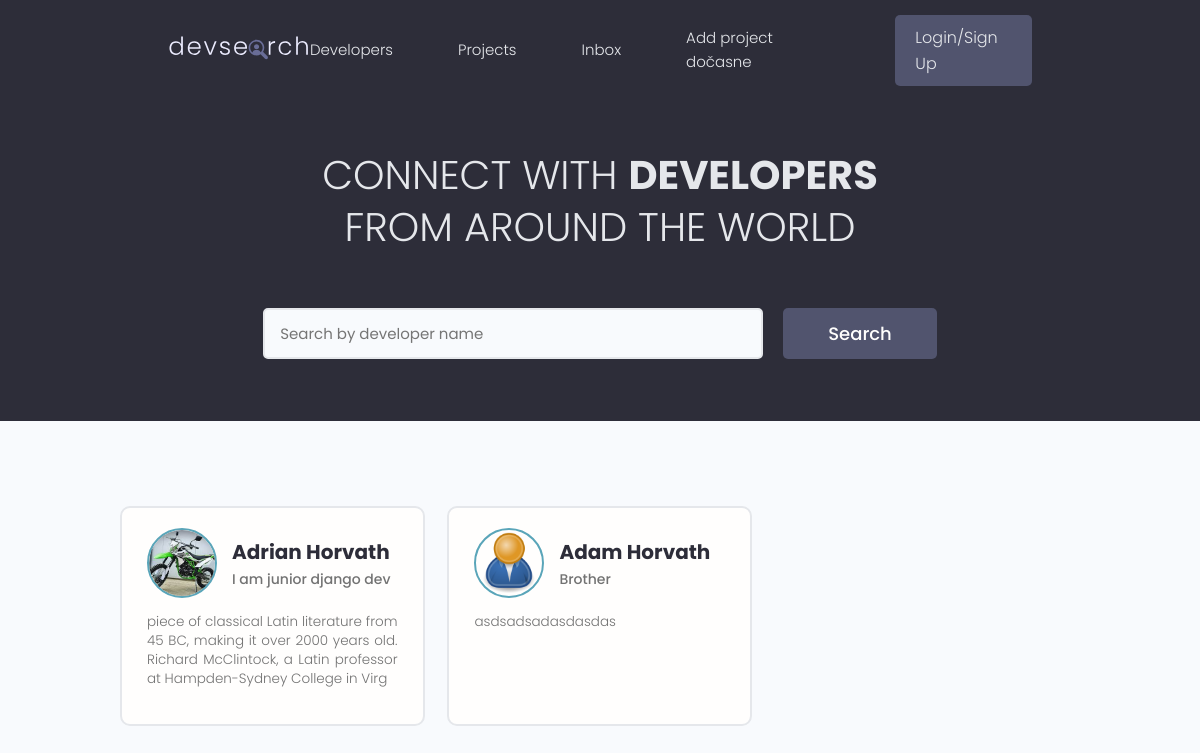
Before: / with the older database file.
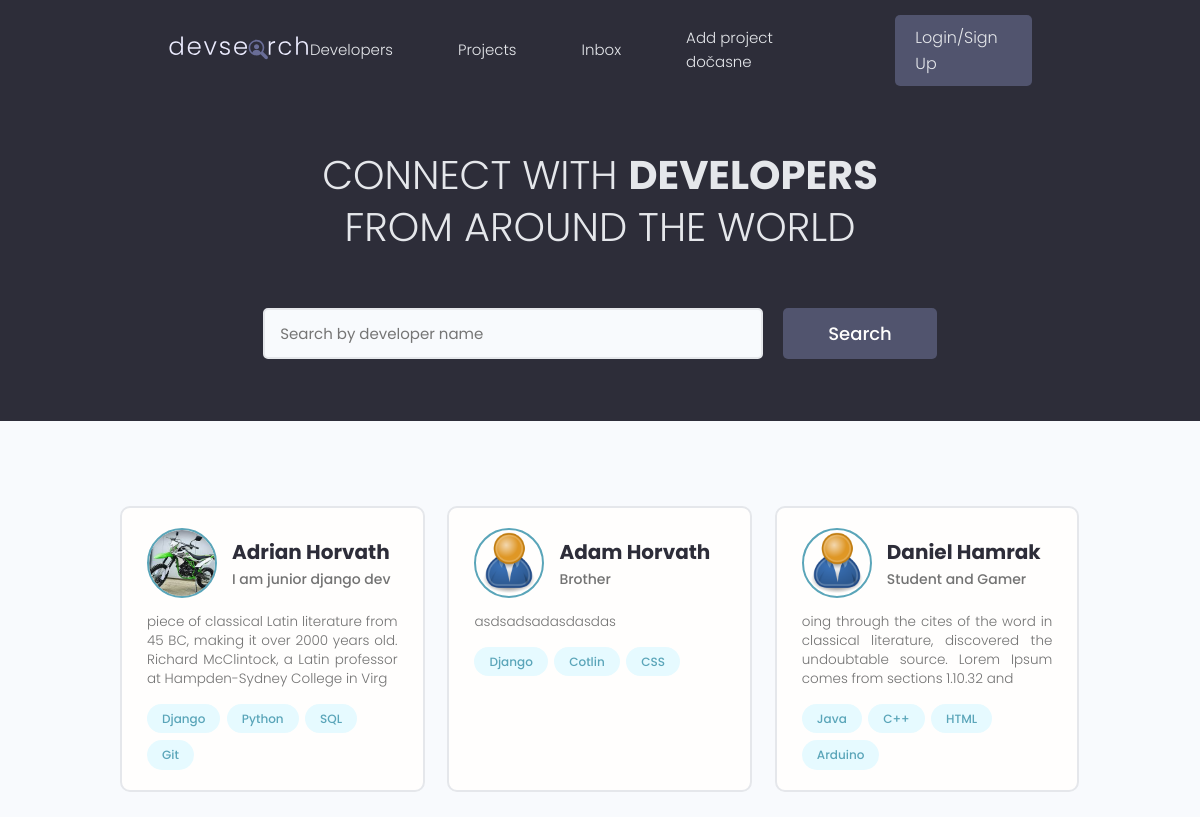
After: the same page with the newer database file.
### users/models.py (models this page shows, shortened)
class Profile(models.Model):
    id = models.UUIDField(default=uuid.uuid4, unique=True,
    primary_key=True, editable=False)
    user = models.OneToOneField(User, on_delete=models.CASCADE, null=True,blank=True)
    name = models.CharField(max_length=200, blank=True, null=True)
    username = models.CharField(max_length=200, blank=True, null=True)
    location = models.CharField(max_length=200, blank=True, null=True)
    email = models.EmailField(max_length=300, null= True, blank=True)
    short_info = models.CharField(max_length=200, blank=True, null=True)
    bio = models.TextField(blank=True, null=True)
    profile_image = models.ImageField(blank=True, null=True, upload_to="profiles/", default="profiles/user-default.png")
    social_github = models.CharField(max_length=200, blank=True, null=True)
    social_twitter = models.CharField(max_length=200, blank=True, null=True)
    social_linkedin = models.CharField(max_length=200, blank=True, null=True)
    social_youtube = models.CharField(max_length=200, blank=True, null=True)
    social_website = models.CharField(max_length=200, blank=True, null=True)
    social_stackoverflow = models.CharField(max_length=200, blank=True, null=True)
    created = models.DateTimeField(auto_now_add=True)

class Skill(models.Model):
    id = models.UUIDField(default=uuid.uuid4, unique=True,
    primary_key=True, editable=False)
    skill = models.ForeignKey(Profile,on_delete=models.CASCADE, null=True, blank=True)
    name = models.CharField(max_length=50, blank=True, null=True)
    description = models.TextField(blank=True, null=True)
    created = models.DateTimeField(auto_now_add=True)

### users/views.py (the view)
# urls.py: path("", views.profiles,name="profiles" ),
def profiles (request):
    profiles= Profile.objects.all()
    context = {"profiles":profiles}
    return render(request, "users/profiles.html", context)

### users/templates/users/profiles.html (shortened to what this page needs)
{% extends 'main.html' %}
{% block content %}
<main class="home">
    <section class="hero-section text-center">
        <div class="container container--narrow">
            <div class="hero-section__box">
                <h2>CONNECT WITH <span>DEVELOPERS</span></h2>
                <h2>FROM AROUND THE WORLD</h2>
            </div>
            <div class="hero-section__search">
                <form class="form" action="#" method="get">
                    <div class="form__field">
                        <input class="input input--text" id="formInput#search" type="text" name="text"
                            placeholder="Search by developer name" />
                    </div>
                    <input class="btn btn--sub btn--lg" type="submit" value="Search" />
                </form>
            </div>
        </div>
    </section>
    <section class="devlist">
        <div class="container">
            <div class="grid grid--three">
                {% for profile in profiles %}
                <div class="column card">
                    <div class="dev">
                        <a href="{% url 'profile' profile.id %}" class="card__body">
                            <div class="dev__profile">
                                <img class="avatar avatar--md" src="{{ profile.profile_image.url }}"
                                    alt="image" />
                                <div class="dev__meta">
                                    <h3>{{ profile.name }}</h3>
                                    <h5>{{ profile.short_info|slice:"60" }}</h5>
                                </div>
                            </div>
                            <p class="dev__info">{{ profile.bio|slice:"150" }}</p>
                            <div class="dev__skills">
                                {% for skill in profile.skill_set.all|slice:"4" %}
                                <span class="tag tag--pill tag--main">
                                    <small>{{ skill.name }}</small>
                                </span>
                                {% endfor %}
                            </div>
                        </a>
                    </div>
                </div>
                {% endfor %}
            </div>
        </div>
    </section>
</main>
{% endblock content %}

### templates/main.html (shortened to what this page needs)
<!DOCTYPE html>
{% load static %}
<html lang="en">
<head>
    <link rel="stylesheet" href="https://cdn.iconmonstr.com/1.3.0/css/iconmonstr-iconic-font.min.css" />
    <link rel="stylesheet" href="{% static 'uikit/styles/uikit.css' %}" />
    <link rel="stylesheet" href="{% static 'styles/app.css' %}" />
</head>
<body>
    {% include "navbar.html" %}
    {% block content %}
    {% endblock content %}
</body>
</html>

### templates/navbar.html (shortened to what this page needs)
{% load static %}
<header class="header">
    <div class="container container--narrow">
        <a href="{% url 'profiles' %}" class="header__logo">
            <img src="{% static 'images/logo.svg' %}" alt="DevSearch Logo" />
        </a>
        <nav class="header__nav">
            <ul class="header__menu">
                <li class="header__menuItem"><a href="{% url 'profiles' %}">Developers</a></li>
                <li class="header__menuItem"><a href="{% url 'projects' %}">Projects</a></li>
                <li class="header__menuItem"><a href="">Inbox</a></li>
                <li class="header__menuItem"><a href="{% url 'create_project' %}">Add project dočasne</a></li>
                <li class="header__menuItem"><a href="" class="btn btn--sub">Login/Sign Up</a></li>
            </ul>
        </nav>
    </div>
</header>

### static/styles/app.css (style rules this page uses)
:root { --color-sub: #2d2d39; }
.btn--sub { background-color: var(--color-sub-light); }
.card { border: 2px solid var(--color-light); }
img { width: 100%; }
.header { position: sticky; z-index: 111; background-color: var(--color-sub); padding: 1.5rem 0; }
.header > .container { display: flex; justify-content: space-between; align-items: center; }
.header__logo > img { height: 3.8rem; }
.header__nav > ul { display: inline-flex; align-items: center; list-style: none; gap: 6.5rem; }
.header__menuItem > a { color: var(--color-light); font-weight: 300; }
.hero-section { height: 40vh; display: flex; align-items: center; background-color: var(--color-sub); }
.hero-section__box { margin-bottom: 4rem; }
.hero-section__box > h2, .hero-section__box > h2 > span { font-size: 4rem; color: var(--color-light); line-height: 1.3; text-transform: uppercase; }
.hero-section__box > h2 { font-weight: 300; }
.hero-section__box > h2 > span { font-weight: 700; }
.hero-section__search > .form { display: flex; align-items: center; justify-content: center; gap: 2rem; }
.hero-section__search > .form input.input--text { width: 50rem; }
.devlist { margin-top: 8rem; }
.devlist .grid { align-items: stretch; }
.devlist .dev .dev__profile { display: flex; align-items: center; gap: 1.5rem; }
.devlist .dev .dev__meta h3 { color: var(--color-sub); font-size: 2rem; font-weight: 700; }
.devlist .dev .dev__meta h5 { color: var(--color-text); font-size: 1.4rem; font-weight: 500; }
.devlist .dev .dev__info { margin: 1.5rem 0; font-size: 1.35rem; line-height: 1.4; text-align: justify; }

### static/uikit/styles/modules/_variables.css (style rules this page uses)
:root { --color-main: #5aa5b9; --color-main-light: #e6faff; --color-sub: #3f4156; --color-sub-light: #51546e; --color-sub-lighter: #ededfd; --color-text: #737373; --color-gray: #8b8b8b; --color-light: #e5e7eb; --color-light-gray: #767676; --color-bg: #f8fafd; --color-white: #fffefd; --color-white-light: #f3f3f3; --color-success: #359e64; --color-success-bg: #def8e8; --color-error: #fc4b0b; --color-error-bg: #fff2ee; --font-base: 'Poppins', arial, helvetica, 'Segoe UI', roboto, ubuntu, sans-serif; --font-monospace: 'Fira Code', 'Courier New', courier, monospace; --font-regular: 300; --font-medium: 500; --font-bold: 700; --generic-shadow: 1px 1px 5px #00000010; --generic-transition: all 0.3s ease-in-out; }

### static/uikit/styles/modules/_base.css (style rules this page uses)
* { margin: 0; padding: 0; box-sizing: border-box; text-rendering: optimizeLegibility; color: inherit; font-size: inherit; }
html { font-size: 50%; }
@media only screen and (min-width: 480px) { html { font-size: 56.25%; } }
@media only screen and (min-width: 1200px) { html { font-size: 62.5%; } }
body { line-height: 1.6; font-weight: 400; font-size: 1.5rem; color: var(--color-text); background-color: var(--color-bg); min-height: 100vh; }

### static/uikit/styles/modules/_typography.css (style rules this page uses)
* { font-family: var(--font-base); }
h2 { font-size: 3.6rem; font-weight: var(--font-bold); }
h3 { font-size: 3.2rem; font-weight: var(--font-medium); }
h5 { font-size: 2.4rem; font-weight: var(--font-medium); }
h5, h6 { font-weight: var(--font-regular); }
p, span, strong { font-size: 1.6rem; color: var(--color-text); font-weight: var(--font-regular); }
a { padding-bottom: 2px; text-decoration: none; display: inline-block; color: var(--color-main); font-weight: var(--font-medium); }

### static/uikit/styles/modules/_utilities.css (style rules this page uses)
.container { width: 92%; max-width: 165rem; margin: 0 auto; box-sizing: border-box; }
.container--narrow { width: 92%; max-width: 120rem; }
@media screen and (min-width: 1000px) { .container { width: 90%; } }
@media screen and (min-width: 1000px) { .container--narrow { width: 85%; } }
@media screen and (min-width: 1200px) { .container { width: 80%; } }
@media screen and (min-width: 1200px) { .container--narrow { width: 72%; } }
.text-center { text-align: center; }

### static/uikit/styles/modules/_avatar.css (style rules this page uses)
.avatar { border-radius: 50%; border: 2px solid var(--color-main); object-fit: cover; }
.avatar--md { height: 7rem; width: 7rem; }

### static/uikit/styles/modules/_button.css (style rules this page uses)
.btn { display: inline-block; position: relative; cursor: pointer; background-color: var(--color-light); font-weight: var(--font-medium); color: var(--color-sub); text-decoration: none; padding: 1rem 2rem; border-radius: 0.5rem; border: none; width: -webkit-fit-content; width: -moz-fit-content; width: fit-content; height: -webkit-fit-content; height: -moz-fit-content; height: fit-content; font-size: 1.6rem; outline-width: 0; outline-color: transparent; -webkit-backface-visibility: hidden; backface-visibility: hidden; transition: all 0.3s ease-in-out; }
.btn--sub { background-color: var(--color-sub); color: var(--color-white); }
.btn--lg { font-size: 1.8rem; padding: 1.2rem 4.5rem; }

Changed rows visible on the page:
added Skill: name "Django", shown under Profile "Adrian Horvath"
added Skill: name "Python", shown under Profile "Adrian Horvath"
added Skill: name "SQL", shown under Profile "Adrian Horvath"
added Skill: name "Git", shown under Profile "Adrian Horvath"
added Skill: name "Django", shown under Profile "Adam Horvath"
added Skill: name "Cotlin", shown under Profile "Adam Horvath"
added Skill: name "CSS", shown under Profile "Adam Horvath"
added Profile: profile_image (placeholder picture), name "Daniel Hamrak", short_info "Student and Gamer", bio "oing through the cites of the word in classical literature, discovered the undoubtable source. Lorem Ipsum comes from sections 1.10.32 and"
added Skill: name "Java", shown under "Daniel Hamrak"
added Skill: name "C++", shown under "Daniel Hamrak"
added Skill: name "HTML", shown under "Daniel Hamrak"
added Skill: name "Arduino", shown under "Daniel Hamrak"
